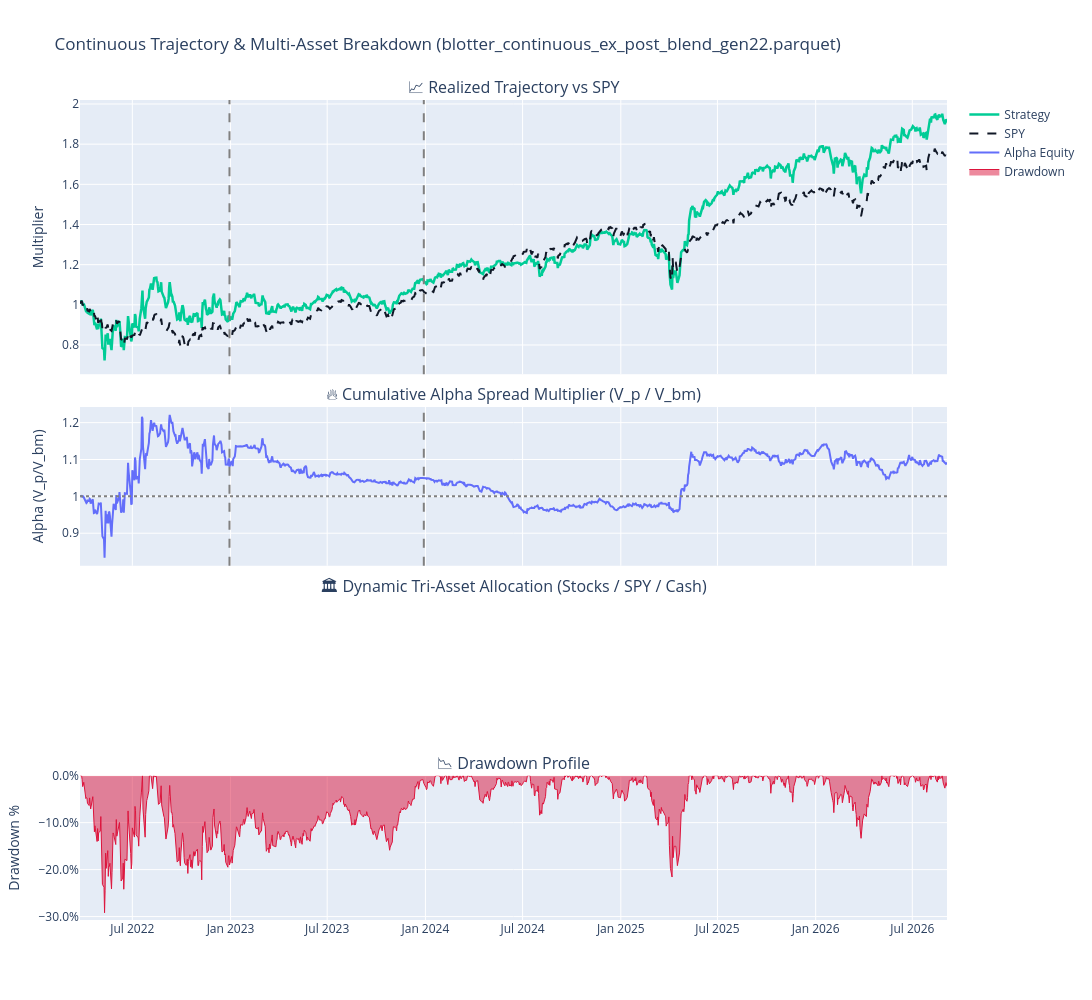

Notebook code cell kept with this figure:
### Code cell
# CELL 7: Continuous Trajectory, Multi-Asset Breakdown & Drawdown Timeline
eq_curve = blotter_df["agent_equity"].to_numpy(dtype=float)
bm_curve = blotter_df["bm_equity"].to_numpy(dtype=float)
peaks = np.maximum.accumulate(eq_curve)
dds = (eq_curve - peaks) / np.maximum(peaks, 1e-8)
blotter_df["Drawdown"] = dds

has_alloc = "weight_active" in blotter_df.columns

fig = make_subplots(
    rows=4,
    cols=1,
    shared_xaxes=True,
    vertical_spacing=0.04,
    row_heights=[0.38, 0.22, 0.20, 0.20],
    subplot_titles=(
        f"📈 Realized Trajectory vs {benchmark_name}",
        "🔥 Cumulative Alpha Spread Multiplier (V_p / V_bm)",
        f"🏛️ Dynamic Tri-Asset Allocation (Stocks / {benchmark_name} / Cash)",
        "📉 Drawdown Profile",
    ),
)

fig.add_trace(
    go.Scatter(
        x=blotter_df["date"],
        y=blotter_df["agent_equity"],
        mode="lines",
        name="Strategy",
        line=dict(color="#00CC96", width=2.5),
    ),
    row=1,
    col=1,
)
fig.add_trace(
    go.Scatter(
        x=blotter_df["date"],
        y=blotter_df["bm_equity"],
        mode="lines",
        name=benchmark_name,
        line=dict(color="#111827", width=2, dash="dash"),
    ),
    row=1,
    col=1,
)

fig.add_trace(
    go.Scatter(
        x=blotter_df["date"],
        y=blotter_df["alpha_equity"],
        mode="lines",
        name="Alpha Equity",
        line=dict(color="#636EFA", width=2.0),
    ),
    row=2,
    col=1,
)
fig.add_hline(y=1.0, line_dash="dot", line_color="gray", row=2, col=1)

if has_alloc:
    fig.add_trace(
        go.Scatter(
            x=blotter_df["date"],
            y=blotter_df["weight_active"],
            mode="lines",
            stackgroup="alloc",
            name="Active Stocks",
            line=dict(color="forestgreen", width=0.5),
        ),
        row=3,
        col=1,
    )
    fig.add_trace(
        go.Scatter(
            x=blotter_df["date"],
            y=blotter_df["weight_benchmark"],
            mode="lines",
            stackgroup="alloc",
            name=f"Shelter ({benchmark_name})",
            line=dict(color="royalblue", width=0.5),
        ),
        row=3,
        col=1,
    )
    fig.add_trace(
        go.Scatter(
            x=blotter_df["date"],
            y=blotter_df["weight_cash"],
            mode="lines",
            stackgroup="alloc",
            name="Cash",
            line=dict(color="gold", width=0.5),
        ),
        row=3,
        col=1,
    )

fig.add_trace(
    go.Scatter(
        x=blotter_df["date"],
        y=blotter_df["Drawdown"],
        mode="lines",
        fill="tozeroy",
        name="Drawdown",
        line=dict(color="crimson", width=1.0),
    ),
    row=4,
    col=1,
)

for reg in REGIMES[:-1]:
    fig.add_vline(x=reg["end"], line_dash="dash", line_color="gray", row=1, col=1)
    fig.add_vline(x=reg["end"], line_dash="dash", line_color="gray", row=2, col=1)

fig.update_layout(
    height=1000,
    width=1150,
    hovermode="x unified",
    title_text=f"Continuous Trajectory & Multi-Asset Breakdown ({target_file})",
)
fig.update_yaxes(title_text="Multiplier", row=1, col=1)
fig.update_yaxes(title_text="Alpha (V_p/V_bm)", row=2, col=1)
fig.update_yaxes(
    title_text="Exposure %", tickformat=".0%", range=[0, 1.0], row=3, col=1
)
fig.update_yaxes(title_text="Drawdown %", tickformat=".1%", row=4, col=1)
fig.show()

### Figure 1 — Plotly figure (JSON) as saved in the notebook; plotly's stock layout.template omitted (floating-point values rounded to 4 significant figures; data arrays with more than 128 entries replaced by an {"elided": "..."} marker saying what was removed)
{"data": [{"line": {"color": "#00CC96", "width": 2.5}, "mode": "lines", "name": "Strategy", "type": "scatter", "x": {"elided": "1110 str values"}, "xaxis": "x", "y": {"elided": "1110 float values"}, "yaxis": "y"}, {"line": {"color": "#111827", "dash": "dash", "width": 2}, "mode": "lines", "name": "SPY", "type": "scatter", "x": {"elided": "1110 str values"}, "xaxis": "x", "y": {"elided": "1110 float values"}, "yaxis": "y"}, {"line": {"color": "#636EFA", "width": 2}, "mode": "lines", "name": "Alpha Equity", "type": "scatter", "x": {"elided": "1110 str values"}, "xaxis": "x2", "y": {"elided": "1110 float values"}, "yaxis": "y2"}, {"fill": "tozeroy", "line": {"color": "crimson", "width": 1}, "mode": "lines", "name": "Drawdown", "type": "scatter", "x": {"elided": "1110 str values"}, "xaxis": "x4", "y": {"elided": "1110 float values"}, "yaxis": "y4"}], "layout": {"annotations": [{"font": {"size": 16}, "showarrow": false, "text": "📈 Realized Trajectory vs SPY", "x": 0.5, "xanchor": "center", "xref": "paper", "y": 1, "yanchor": "bottom", "yref": "paper"}, {"font": {"size": 16}, "showarrow": false, "text": "🔥 Cumulative Alpha Spread Multiplier (V_p / V_bm)", "x": 0.5, "xanchor": "center", "xref": "paper", "y": 0.6256, "yanchor": "bottom", "yref": "paper"}, {"font": {"size": 16}, "showarrow": false, "text": "🏛️ Dynamic Tri-Asset Allocation (Stocks / SPY / Cash)", "x": 0.5, "xanchor": "center", "xref": "paper", "y": 0.392, "yanchor": "bottom", "yref": "paper"}, {"font": {"size": 16}, "showarrow": false, "text": "📉 Drawdown Profile", "x": 0.5, "xanchor": "center", "xref": "paper", "y": 0.176, "yanchor": "bottom", "yref": "paper"}], "height": 1000, "hovermode": "x unified", "shapes": [{"line": {"color": "gray", "dash": "dot"}, "type": "line", "x0": 0, "x1": 1, "xref": "x2 domain", "y0": 1, "y1": 1, "yref": "y2"}, {"line": {"color": "gray", "dash": "dash"}, "type": "line", "x0": "2022-12-30", "x1": "2022-12-30", "xref": "x", "y0": 0, "y1": 1, "yref": "y domain"}, {"line": {"color": "gray", "dash": "dash"}, "type": "line", "x0": "2022-12-30", "x1": "2022-12-30", "xref": "x2", "y0": 0, "y1": 1, "yref": "y2 domain"}, {"line": {"color": "gray", "dash": "dash"}, "type": "line", "x0": "2023-12-29", "x1": "2023-12-29", "xref": "x", "y0": 0, "y1": 1, "yref": "y domain"}, {"line": {"color": "gray", "dash": "dash"}, "type": "line", "x0": "2023-12-29", "x1": "2023-12-29", "xref": "x2", "y0": 0, "y1": 1, "yref": "y2 domain"}], "title": {"text": "Continuous Trajectory & Multi-Asset Breakdown (blotter_continuous_ex_post_blend_gen22.parquet)"}, "width": 1150, "xaxis": {"anchor": "y", "domain": [0, 1], "matches": "x4", "showticklabels": false}, "xaxis2": {"anchor": "y2", "domain": [0, 1], "matches": "x4", "showticklabels": false}, "xaxis3": {"anchor": "y3", "domain": [0, 1], "matches": "x4", "showticklabels": false}, "xaxis4": {"anchor": "y4", "domain": [0, 1]}, "yaxis": {"anchor": "x", "domain": [0.6656, 1], "title": {"text": "Multiplier"}}, "yaxis2": {"anchor": "x2", "domain": [0.432, 0.6256], "title": {"text": "Alpha (V_p/V_bm)"}}, "yaxis3": {"anchor": "x3", "domain": [0.216, 0.392], "range": [0, 1], "tickformat": ".0%", "title": {"text": "Exposure %"}}, "yaxis4": {"anchor": "x4", "domain": [0, 0.176], "tickformat": ".1%", "title": {"text": "Drawdown %"}}}}
